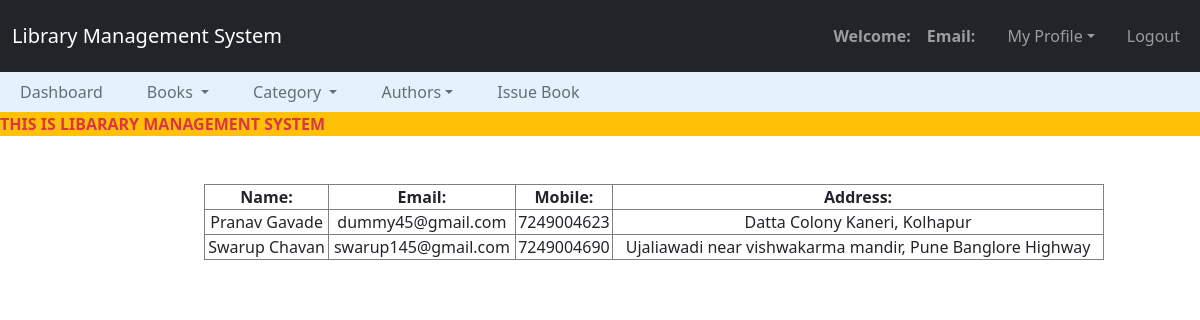
The page /admin/reg_users.php on the database its author committed.
### tables this page shows
CREATE TABLE `users` (
  `id` int(100) NOT NULL,
  `name` varchar(100) NOT NULL,
  `email` varchar(100) NOT NULL,
  `password` varchar(50) NOT NULL,
  `mobile` bigint(10) NOT NULL,
  `address` varchar(500) NOT NULL
);

### admin/reg_users.php (the view, shortened to what this page needs)
<?php
    $connection = mysqli_connect("localhost", "root", "");
    $query = "select * from users";
?>
<!DOCTYPE html>
<html lang="en">
<head>
  <link rel="stylesheet" type="text/css" href="../bootstrap-5.0.2-dist/css/bootstrap.min.css">
</head>
<body>
  <nav class="navbar navbar-expand-lg  navbar-expand-sm  navbar-dark bg-dark ">
    <div class="container-fluid">
      <a class="navbar-brand" href="admin_dashboard.php">
        Library Management System
      </a>
      <div class=" collapse navbar-collapse" id="navbarNavDropdown">
        <ul class="navbar-nav ms-auto">
           <li class="nav-item">
             <a class="nav-link"><b>Welcome: <?php echo $_SESSION['name']; ?></b></a>
          </li>
          <li class="nav-item">
             <a class="nav-link"><b>Email: <?php echo $_SESSION['email']; ?></b></a>
          </li>
          <li class="nav-item dropdown">
            <a class="nav-link mx-3 dropdown-toggle" data-bs-toggle="dropdown" href="#">My Profile</a>
          </li>
          <li class="nav-item">
             <a class="nav-link" href="logout.php">Logout</a>
          </li>
      </div>
    </div>
  </nav>
  <nav class="navbar navbar-expand-lg navbar-light" style="background-color: #e3f2fd; padding-top: 0; padding-bottom: 0;">
		<div class="container-fluid">
		    <ul class="nav navbar-nav navbar-center">
		      <li class="nav-item" >
		        <a class="nav-link" href="admin_dashboard.php">Dashboard</a>
		      </li>
		      <li class="nav-item dropdown">
	        	<a class="nav-link dropdown-toggle" data-bs-toggle="dropdown" style="padding-left: 3vw;">Books </a>
		      </li>
		      <li class="nav-item dropdown">
	        	<a class="nav-link dropdown-toggle" data-bs-toggle="dropdown" style="padding-left: 3vw;">Category </a>
		      </li>
		      <li class="nav-item dropdown">
	        	<a class="nav-link dropdown-toggle" data-bs-toggle="dropdown" style="padding-left: 3vw;">Authors</a>
		      </li>
	          <li class="nav-item">
		        <a class="nav-link" href="issue_book.php" style="padding-left: 3vw;">Issue Book</a>
		        </li>
		    </ul>
		</div>
	</nav>
  <div class="bg-warning  text-danger">
    <span>
      <marquee style="font-weight: bolder">THIS IS LIBARARY MANAGEMENT SYSTEM</marquee>
    </span>
  </div>
  <br><br>
  <div class="row">
    <div class="col-lg-2"></div>
    <div class="col-lg-8">
        <form action="">
            <table class="table-bordered" width="900px" style="text-align: center;">
                 <tr>
                    <th>Name: </th>
                    <th>Email: </th>
                    <th>Mobile: </th>
                    <th>Address: </th>
                 </tr>
                 <?php
                 $query_run = mysqli_query($connection, $query);
                 while ($rows = mysqli_fetch_assoc($query_run))
                 {
                    $name = $rows['name'];
                    $email = $rows['email'];
                    $mobile = $rows['mobile'];
                    $address = $rows['address'];
                 ?>
                 <tr>
                    <td><?php  echo  $name; ?></td>
                    <td><?php  echo  $email; ?></td>
                    <td><?php  echo  $mobile; ?></td>
                    <td><?php  echo  $address; ?></td>
                 </tr>
                 <?php
                 }
                 ?>
            </table>
        </form>
    </div>
    <div class="col-lg-2"></div>
  </div>
</body>
</html>

### rows shown on the page
users: name "Pranav Gavade", email "dummy45@gmail.com", mobile "7249004623", address "Datta Colony Kaneri, Kolhapur"
users: name "Swarup Chavan", email "swarup145@gmail.com", mobile "7249004690", address "Ujaliawadi near vishwakarma mandir, Pune Banglore Highway"
